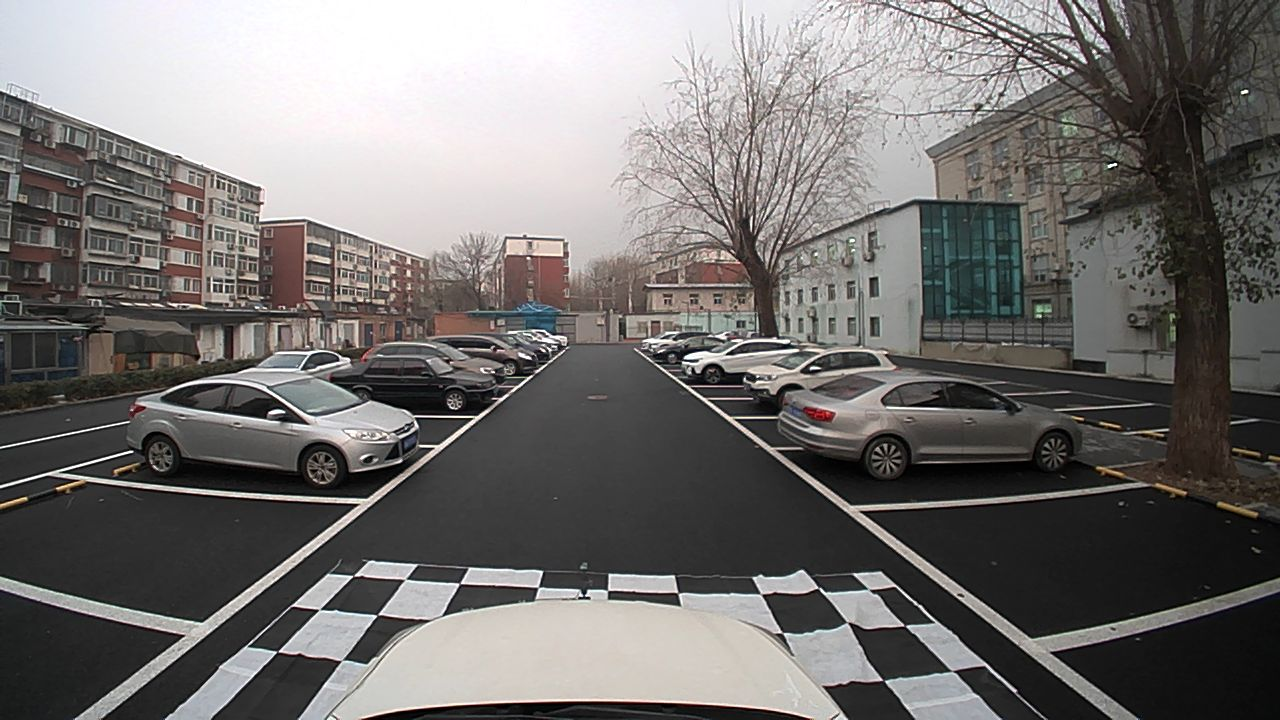
#> input picture images/1.png, 1280 x 720 px
$ python -i utils.py   (imports and definitions only)   (older library calls are emulated)
#> lines starting #> are read from the running program, lines starting #| are printed output that depends on the picture; after the words box and inside, x2 and y2 are one past the last pixel; in counts of white or black regions, pixels touching at a corner belong together
#> further down, picture is the input picture: shape (720, 1280, 3); mean B, G, R 111.6, 113.1, 115.7
import cv2
import numpy as np
from numpy import ndarray


# [45 lines left out: functions gstreamer_pipeline, convert_binary_to_bool, adjust_luminance, get_mean_statistisc, not called in this run]


def mean_luminance_ratio(grayA, grayB, mask) -> np.float64:
    return get_mean_statistisc(grayA, mask) / get_mean_statistisc(grayB, mask)


def get_mask(img):
    """
    Convert an image to a mask array.
    """
    gray = cv2.cvtColor(img, cv2.COLOR_BGR2GRAY)
    ret, mask = cv2.threshold(gray, 0, 255, cv2.THRESH_BINARY)
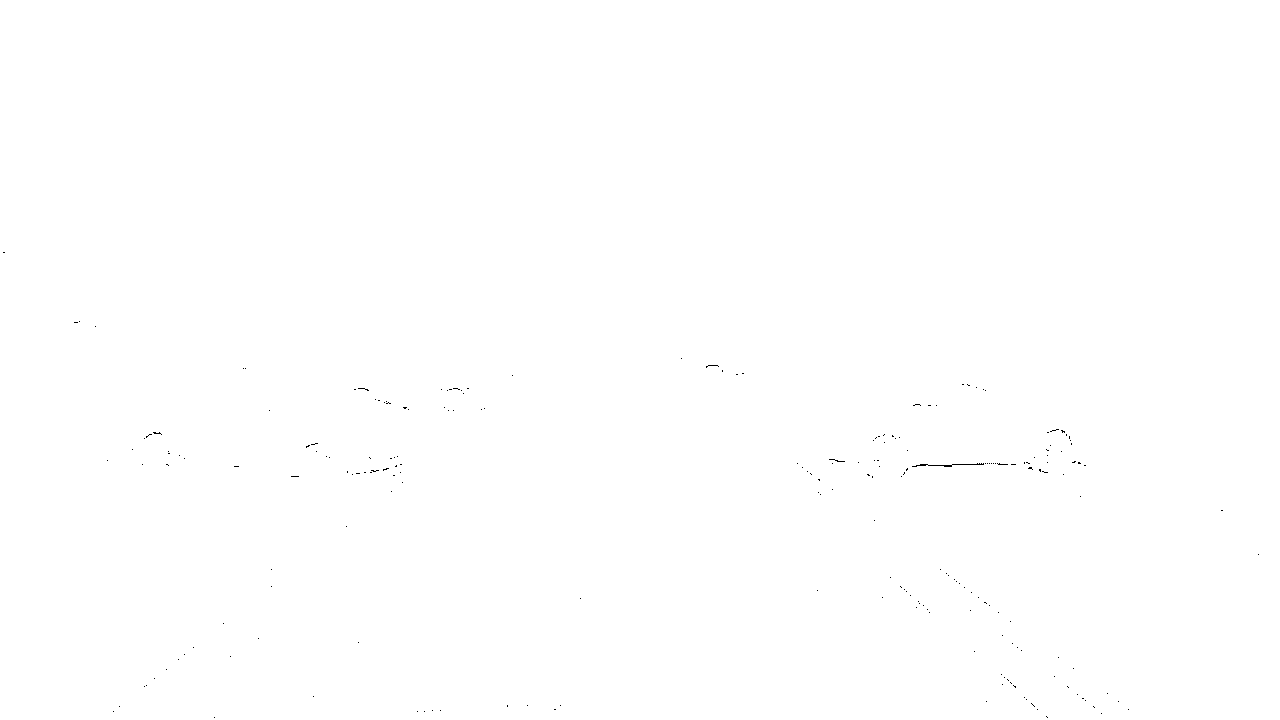
#> mask: shape (720, 1280); 99.9% white; black in thin lines or dots, all inside (x1, y1, x2, y2) = (3, 252, 1259, 718)
    return mask


DILATE_KERNEL = np.ones((5, 5), np.uint8)


# [9 lines left out: function get_overlap_region_mask, not called in this run]


def get_outmost_polygon_boundary(img: np.ndarray) -> np.ndarray:
    """
    Given a mask image with the mask describes the overlapping region of
    two images, get the outmost contour of this region.
    """
    mask = get_mask(img)
    mask = cv2.dilate(mask, DILATE_KERNEL, iterations=2)
#> mask: shape (720, 1280); every value is 255
    cnts, hierarchy = cv2.findContours(
        mask,
        cv2.RETR_EXTERNAL,
        cv2.CHAIN_APPROX_SIMPLE)[-2:]
#> cnts = [[[0, 0], [0, 719], [1279, 719], [1279, 0]]]

    # get the contour with largest aera
    C = sorted(cnts, key=lambda x: cv2.contourArea(x), reverse=True)[0]
#> C = [[0, 0], [0, 719], [1279, 719], [1279, 0]]

    # polygon approximation
    polygon = cv2.approxPolyDP(C, 0.009 * cv2.arcLength(C, True), True)
#> polygon = [[0, 0], [0, 719], [1279, 719], [1279, 0]]

    # p_new = []
    # for p in polygon:
    #     l = [np.uint32(p[0][0]).item(), np.uint32(p[0][1]).item()], p[1], p[2], p[3]
    return polygon.reshape((-1, 2))


# [47 lines left out: functions get_weight_mask_matrix, make_white_balance, not called in this run]

>>> import cv2
>>> picture = cv2.imread('../images/1.png')
>>> result = get_outmost_polygon_boundary(picture)
#> result = [[0, 0], [0, 719], [1279, 719], [1279, 0]]

$ run again, on images/4.png
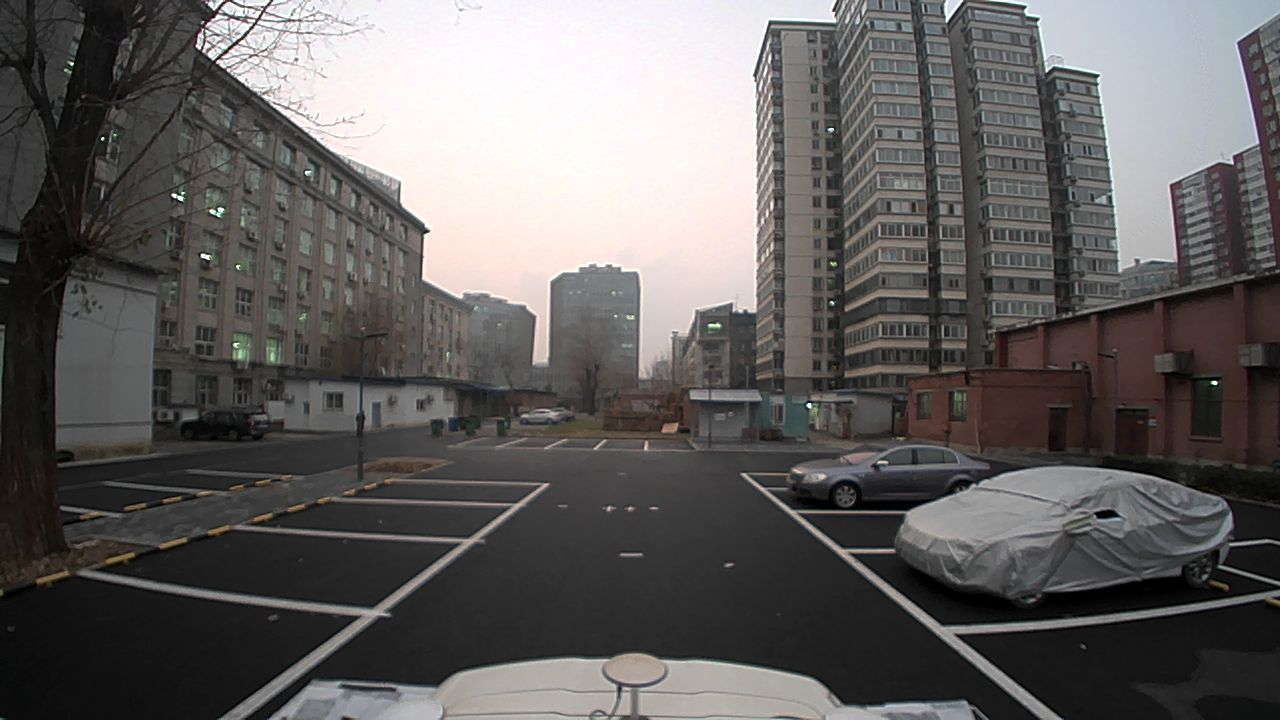
#> input picture images/4.png, 1280 x 720 px
#> picture is the input picture: shape (720, 1280, 3); mean B, G, R 95.4, 96.2, 98.8
#> in get_mask, `ret, mask = cv2.threshold(gray, 0, 255, cv2.THRESH_BINARY)`:
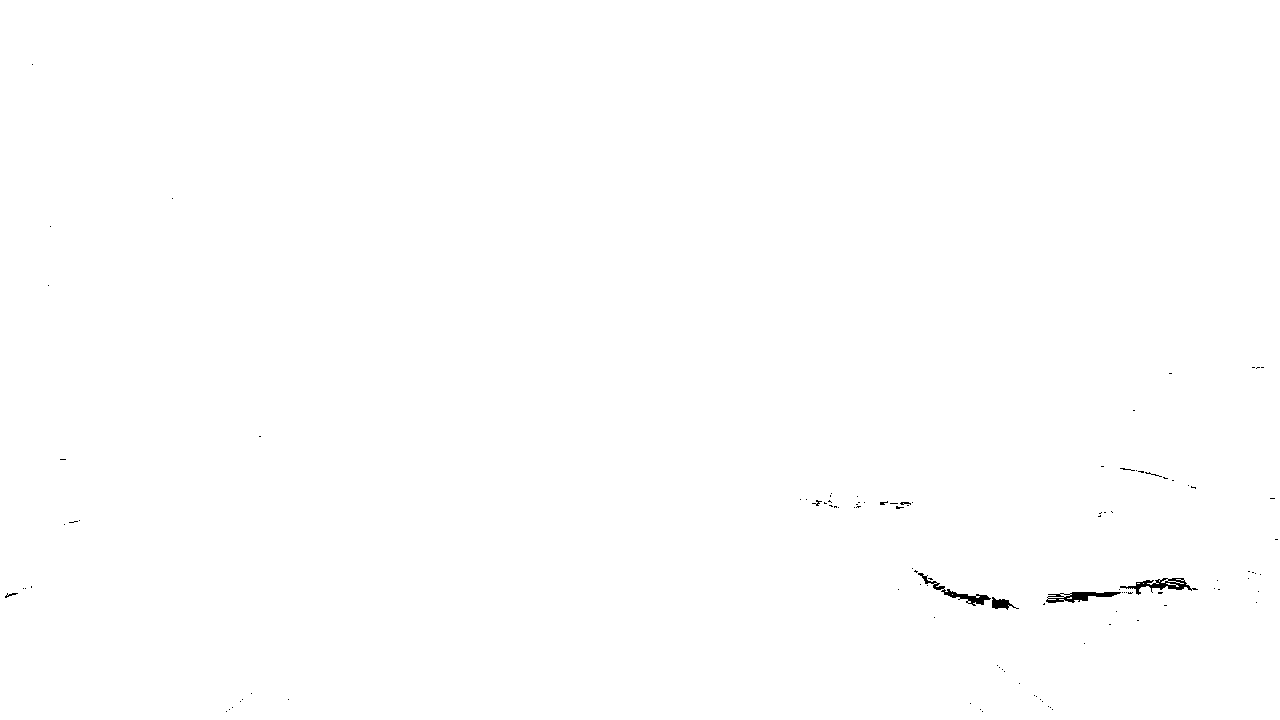
#> mask: shape (720, 1280); 99.8% white; 110 black regions (102 under 20 px), largest, box (x1, y1, x2, y2) and area: (1120, 578, 1198, 595) 442, (1046, 592, 1121, 603) 418, (918, 573, 991, 606) 399
#> cnts = [[[0, 0], [0, 719], [1279, 719], [1279, 0]]]
#> C = [[0, 0], [0, 719], [1279, 719], [1279, 0]]
